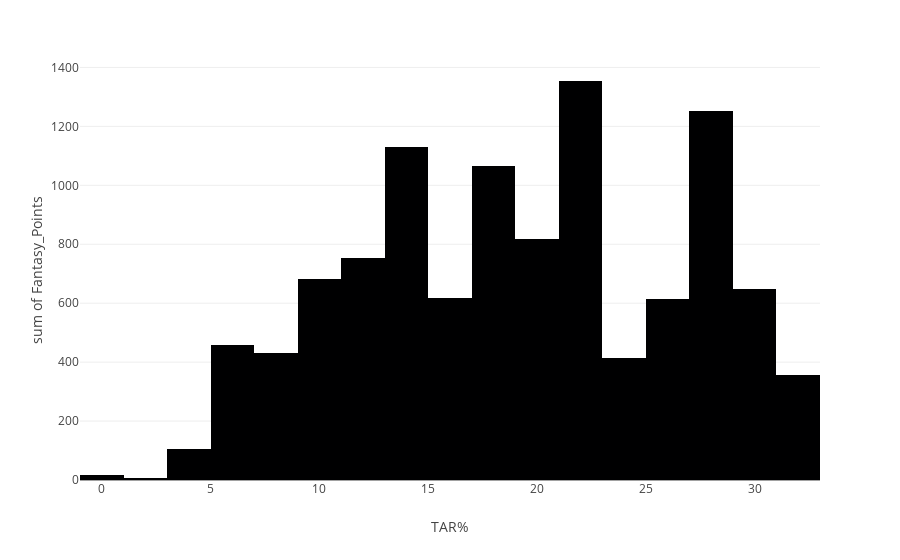

Notebook source saved alongside this figure:
### Code cell
tar_hist = px.histogram(app_data, x='TAR%', y='Fantasy_Points')
tar_hist.show()

### Figure 1 — Plotly figure (JSON) as saved in the notebook; plotly's stock layout.template omitted (floating-point values rounded to 4 significant figures; data arrays with more than 128 entries replaced by an {"elided": "..."} marker saying what was removed)
{"data": [{"alignmentgroup": "True", "bingroup": "x", "histfunc": "sum", "hovertemplate": "TAR%=%{x}<br>sum of Fantasy_Points=%{y}<extra></extra>", "legendgroup": "", "marker": {"color": "#000001", "pattern": {"shape": ""}}, "name": "", "offsetgroup": "", "orientation": "v", "showlegend": false, "type": "histogram", "x": {"elided": "230 float values"}, "xaxis": "x", "y": {"elided": "230 float values"}, "yaxis": "y"}], "layout": {"barmode": "relative", "legend": {"tracegroupgap": 0}, "margin": {"t": 60}, "xaxis": {"anchor": "y", "domain": [0, 1], "title": {"text": "TAR%"}}, "yaxis": {"anchor": "x", "domain": [0, 1], "title": {"text": "sum of Fantasy_Points"}}}}
